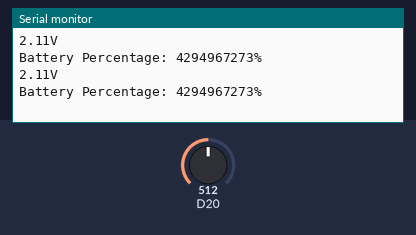
Bench run of a sketch on a simulated Arduino Zero (SAMD21). Parts: the last lines printed to the serial monitor. Inputs (shaded band) come from the test bench; at power-on: D20 = 512 (analog values on the 0–1023 scale).

Above: at 1.8 s.
1.9 s: D20 set to 716
At 2.8 s:
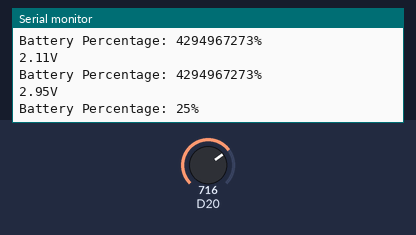
3.4 s: D20 set to 900
At 4.4 s:
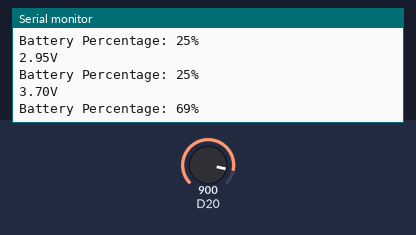
Timing chart, 0 to 6.4 s (numbered marks = the images above; inputs shaded):
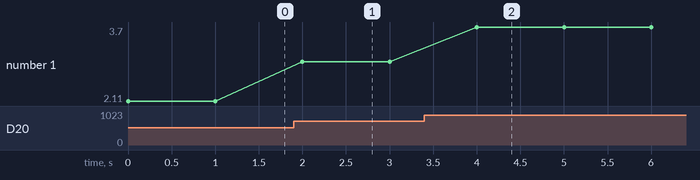

Measured:
- after the input at 1.9 s, the serial monitor: prints a new line after 0.10 s (image 1)
- after the input at 3.4 s, the serial monitor: prints a new line after 0.60 s (image 2)
- plotted number 1: 2.11 → 2.95 after the input at 1.9 s, 2.95 → 3.7 after the input at 3.4 s

The sketch:

batter_monitoring.ino
```cpp
const int batteryPin = 6; // Analog pin connected to the voltage divider
  String batterylife;
  const float minVoltage = 1.93; // Minimum voltage of the battery
  const float maxVoltage = 3.24; // Maximum voltage of the battery

//const float minVoltage = 2.8; // Minimum voltage of the battery
//const float maxVoltage = 4.3; // Maximum voltage of the battery
void setup() {
  Serial.begin(9600); // Initialize serial communication
  analogReadResolution(12); // Set ADC resolution to 12 bits (0-4095)
}

void loop() {
  float rawValue = analogRead(batteryPin); // Read the raw ADC value
  float voltage = map(rawValue, 0, 4095, 0, 3240) / 1000.0; // Convert ADC value to voltage (4.2V max)

  unsigned int percentage = map(voltage * 100, minVoltage * 100, maxVoltage * 100, 0, 100); // Calculate voltage percentage
  float Volt1 = voltage*1.3;

  //Serial.print("Battery Voltage: ");
  Serial.print(Volt1);
  Serial.println("V");
  Serial.print("Battery Percentage: ");
  if ( percentage>0)
  {
  Serial.print(percentage);
  Serial.println("%");
  }
  else
  Serial.println( "power OFF");


  delay(1000); // Delay between measurements
}
```
